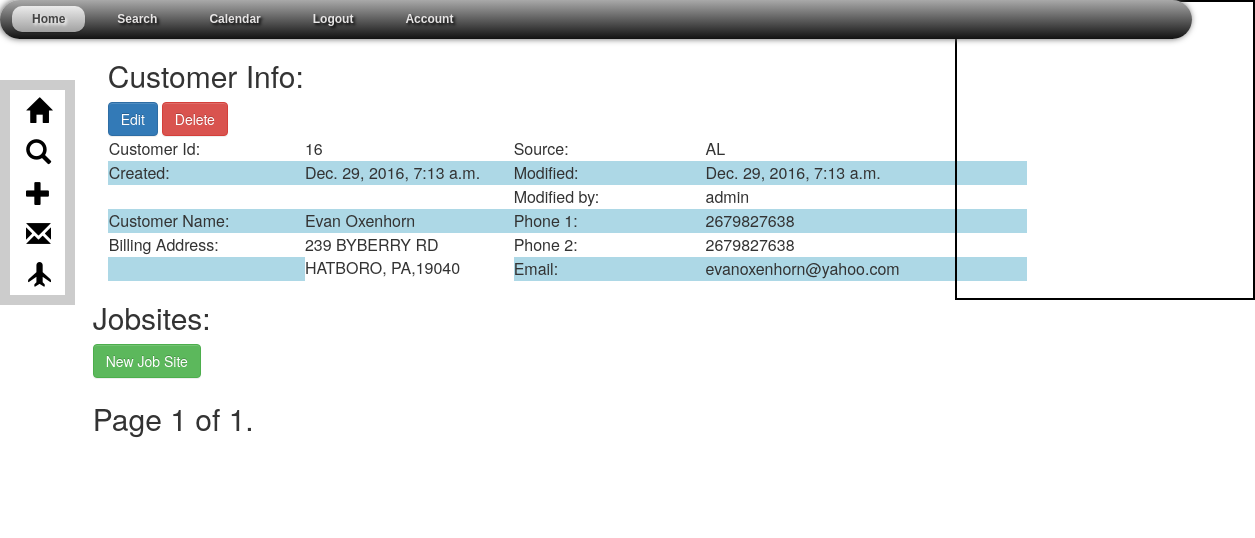
The page /customers/16/ (signed in) on the database as committed earlier.
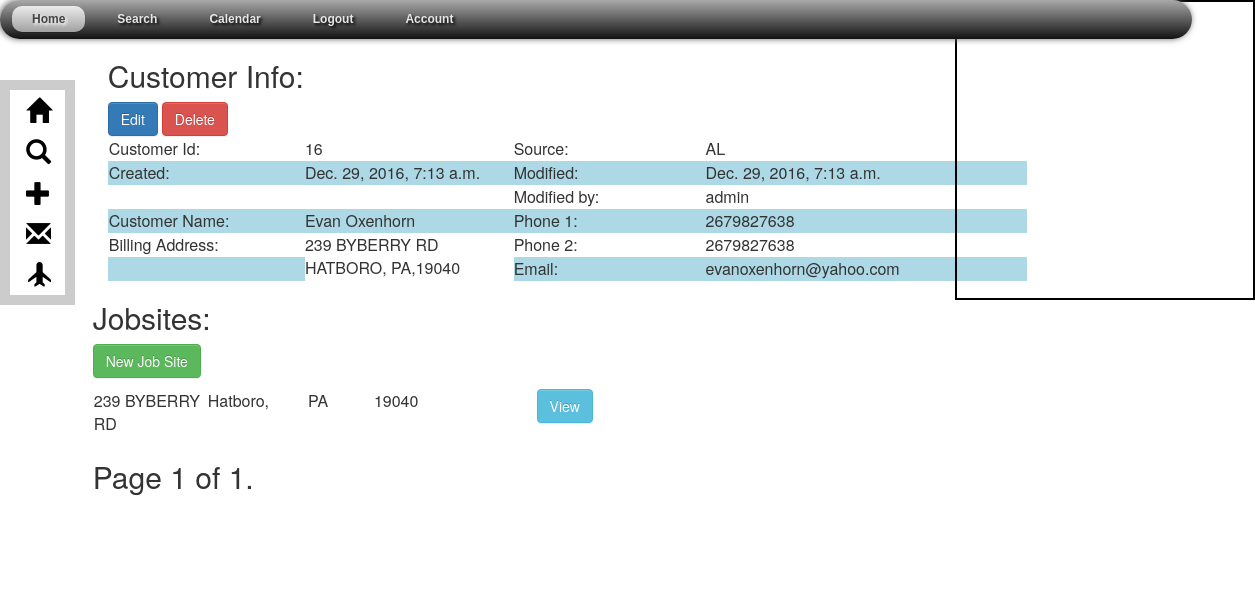
The same page on the database as committed later.
### Customers/models.py (models this page shows, shortened)
class Customer(models.Model):
    user = models.ForeignKey(settings.AUTH_USER_MODEL, default=1)
    modified_by=models.CharField(max_length=50,default=1)
    firstName = models.CharField(max_length=20)
    lastName = models.CharField(max_length=20)
    fullName = models.CharField(max_length=50, blank=True)
    billStreet = models.CharField(max_length=25)
    billCity = models.CharField(max_length=20)
    billState = models.CharField(max_length=2)
    billZip = models.CharField(max_length=5)
    latlng = models.CharField(blank=True, max_length=100, default = '')
    lat = models.FloatField(blank=True,max_length=100, default = '')
    lng = models.FloatField(blank=True, max_length=100, default='')
    phone1 = models.CharField(max_length=20)
    phone2 = models.CharField(max_length=20, blank=True)
    email = models.EmailField(max_length=50, blank=True)
    source = models.CharField(choices=SOURCE_CHOICES, max_length=20, default=NOTAPP)
    created = models.DateTimeField(auto_now=False, auto_now_add=True)
    modified = models.DateTimeField(auto_now=True, auto_now_add=False)
    def get_absolute_url(self):
        return reverse("customers:customer_detail", kwargs={"id": self.id})
    class Meta:
        ordering = ["-created", "-modified"]

class Jobsite(models.Model):
    customer_id = models.ForeignKey(
        'Customer',
    )
    user = models.ForeignKey(settings.AUTH_USER_MODEL, default=1)
    modified_by = models.CharField(max_length=50, default=1)
    jobId= models.AutoField(primary_key=True)
    jobStreet = models.CharField(max_length=25)
    jobCity = models.CharField(max_length=20)
    jobState = models.CharField(max_length=2)
    jobZip = models.CharField(max_length=5)
    stories = models.IntegerField()
    access = models.CharField(max_length=20)
    notes = models.CharField(max_length=150, blank=True)
    picture = models.ImageField(null=True,blank=True)
    created = models.DateTimeField(auto_now=False, auto_now_add=True)
    modified = models.DateTimeField(auto_now=True, auto_now_add=False)
    latlng = models.CharField(blank=True, max_length=100, default="")
    lat = models.FloatField(blank=True, max_length=100, default=0)
    lng = models.FloatField(blank=True, max_length=100, default=0)
    class Meta:
        ordering = ["-created", "-modified"]

### Customers/views.py (the view)
# urls.py: url(r'^(?P<id>\d+)/$', customer_detail, name='customer_detail'),
@login_required(login_url='customers:login')
def customer_detail(request, id):
    instance=get_object_or_404(Customer,id=id)
    queryset_list = instance.jobsite_set.all()
    paginator = Paginator(queryset_list, 15) # show 15 customers per page
    page_request_var = "page"
    page = request.GET.get(page_request_var)
    try:
        queryset = paginator.page(page)
    except PageNotAnInteger:
        queryset = paginator.page(1)
    except EmptyPage:
        queryset = paginator.page(paginator.num_pages)
    context ={
            "title":"Customer Info:",
            "instance":instance,
            "lat":instance.lat,
            "lng":instance.lng,
            "jobsite":queryset,
            "page_request_var": page_request_var,
    }
    return render(request, "customer_detail.html", context)

### Customers/templates/customer_detail.html (shortened to what this page needs)
{% extends "base.html" %}
{% block content %}
<div class="container">
    <div id='customer_info_div' class='customer_info col-sm-10'>
        <h2>Customer Info:</h2>
        <a href="{{ instance.get_absolute_url }}edit" class="btn btn-primary" role="button">Edit</a>
        <a href="{{ instance.get_absolute_url }}delete"
           onclick="return confirm('Are you sure want to delete this Customer?');"
           class="btn btn-danger" role="button">Delete</a></br>
        <table class="metadata_table">
            <tr>
                <td>Customer Id:</td>
                <td class="td-worktable">{{instance.id}}</td>
                <td>Source:</td>
                <td class="td-worktable">{{instance.source}}</td>
            </tr>
            <tr>
                <td>Created:</td>
                <td class="td-worktable">{{instance.created}}</td>
                <td>Modified:</td>
                <td class="td-worktable">{{instance.modified}}</br></td>
            </tr>
            <tr>
                <td></td>
                <td></td>
                <td> Modified by:</td>
                <td class="td-worktable">{{instance.modified_by}}</td>
            </tr>
            <tr>
                <td>Customer Name:</td>
                <td class="td-worktable">{{instance.fullName}}</td>
                <td>Phone 1:</td>
                <td class="td-worktable">{{instance.phone1}}</td>
            </tr>
            <tr>
                <td>Billing Address:</td>
                <td class="td-worktable" rowspan="2">{{instance.billStreet}}<br>{{instance.billCity}},
                    {{instance.billState}},{{instance.billZip}}
                </td>
                <td>Phone 2:</td>
                <td class="td-worktable">{{instance.phone2}}</td>
            </tr>
            <tr>
                <td></td>
                <td>Email:</td>
                <td class="td-worktable">{{instance.email}}</td>
            </tr>
        </table>
    </div>
{% endblock content %}
{% block right-pane %}
    <div id="map"></div>
{% endblock right-pane %}
{% block jobsite-content %}
    <h2>Jobsites:</h2>
    <div id=" btnCreate">
        <a href="{{ get_absolute_url }}jobsite_create" class="btn btn-success" role="button">New Job Site</a>
    </div>
    <div id="jobsite_info_div">
        {% for obj in jobsite %}
        <table class="tg">
            <p>
                <tr>
                    <td>{{obj.jobStreet}}</td>
                    <td>{{obj.jobCity}},</td>
                    <td>{{obj.jobState}}</td>
                    <td>{{obj.jobZip}}</td>
                    <td>&nbsp;&nbsp;&nbsp;</td>
                    <td>&nbsp;&nbsp;&nbsp;<a href="{{ get_absolute_url }}jobsite_detail/{{obj.jobId}}"
                                             class="btn btn-info" role="button">View</a></td>
                </tr>
            </p>
        </table>
        {% endfor %}
    </div>
    <div>
        <div class="pagination">
                <span class="step-links">
                    <span class="current">
                        Page {{ jobsite.number }} of {{ jobsite.paginator.num_pages }}.
                    </span>
                </span>
        </div>
    </div>
</div>
    {% endblock jobsite-content %}

### Customers/templates/base.html (shortened to what this page needs)
{% load static from staticfiles %}
{% load static %}
<html>
<head>
    <link rel="stylesheet" href="https://maxcdn.bootstrapcdn.com/bootstrap/3.3.6/css/bootstrap-theme.min.css"
>
    <link rel="stylesheet" href='{% static "css/base.css" %}'/>
    <link rel="stylesheet" href="https://maxcdn.bootstrapcdn.com/bootstrap/3.3.6/css/bootstrap.min.css"
>
</head>
<body>
<nav id="sideNav" class="sideNav col-md-2">
    <ul class="sideNav col-lg-2">
        <li><a href="{% url 'customers:index' %}"> <span class="glyphicon glyphicon-home" aria-hidden="true"></span></a>
        </li>
        <li><a href="/customers/search"> <span class="glyphicon glyphicon-search" aria-hidden="true"></span></a></li>
        <li><a href="{% url 'customers:customer_create' %}"> <span class="glyphicon glyphicon-plus"
                                                                   aria-hidden="true"></span></a></li>
        <li><a href="https://www.gmail.com/" target="_blank"> <span class="glyphicon glyphicon-envelope" aria-hidden="true"></span></a>
        </li>
        <li><a href="https://explorer.pictometry.com/login.php" target="_blank"> <span class="glyphicon glyphicon-plane"
                                                                       aria-hidden="true"></span></a></li>
    </ul>
</nav>
<nav id="main-nav" class="main-nav">
    <ul id="menu-bar">
        <li class="active"><a href="{% url 'customers:index' %}">Home</a></li>
        <li><a href="#">Search</a>
        </li>
        <li><a href="{% url 'customers:calendar' %}">Calendar</a></li>
        <li><a href="{% url 'customers:logout' %}">Logout</a></li>
        <li><a href="#">Account</a>
        </li>
    </ul>
</nav>
<div id="main">
    <div id="first-content-block" class="container">
        {% block content %}
        {% endblock content %}
    </div>
    <div id="second-content-block" class="container">
        {% block jobsite-content %}
        {% endblock jobsite-content %}
    </div>
</div>
<div id="right_pane">
    {% block right-pane %}{% endblock right-pane %}
</div>
<div id="footer">
    <div id="footer-content-block" class="container">
    </div>
</div>
</body>
</html>

### static/css/base.css (style rules this page uses)
#main { margin-left:5%; }
#menu-bar { width: 95%; margin: 0px 0px 0px 0px; padding: 6px 0px 0px 6px; height: 39px; line-height: 100%; border-radius: 50px; -webkit-border-radius: 50px; -moz-border-radius: 50px; box-shadow: -1px 0px 6px #666666; -webkit-box-shadow: -1px 0px 6px #666666; -moz-box-shadow: -1px 0px 6px #666666; background: #8B8B8B; background: linear-gradient(top, #A9A9A9, #121212); background: -ms-linear-gradient(top, #A9A9A9, #121212); background: -webkit-gradient(linear, left top, left bottom, from(#A9A9A9), to(#121212)); background: -moz-linear-gradient(top, #A9A9A9, #121212); border: solid 0px #6D6D6D; position:relative; z-index:999; }
#menu-bar li { margin: 0px 0px 6px 0px; padding: 0px 6px 0px 6px; float: left; position: relative; list-style: none; }
#menu-bar a { font-weight: bold; font-family: arial; font-style: normal; font-size: 12px; color: #E7E5E5; text-decoration: none; display: block; padding: 6px 20px 6px 20px; margin: 0; margin-bottom: 6px; border-radius: 10px; -webkit-border-radius: 10px; -moz-border-radius: 10px; text-shadow: 2px 2px 3px #000000; }
#menu-bar .active a, #menu-bar li:hover > a { background: #0399D4; background: linear-gradient(top, #EBEBEB, #A1A1A1); background: -ms-linear-gradient(top, #EBEBEB, #A1A1A1); background: -webkit-gradient(linear, left top, left bottom, from(#EBEBEB), to(#A1A1A1)); background: -moz-linear-gradient(top, #EBEBEB, #A1A1A1); color: #444444; -webkit-box-shadow: 0 1px 1px rgba(0, 0, 0, .2); -moz-box-shadow: 0 1px 1px rgba(0, 0, 0, .2); box-shadow: 0 1px 1px rgba(0, 0, 0, .2); text-shadow: 2px 2px 3px #FFFFFF; }
#menu-bar:after { content: "."; display: block; clear: both; visibility: hidden; line-height: 0; height: 0; }
#menu-bar { display: inline-block; }
#sideNav { margin-top:80px; float: left; color: white; background:#CCC; position:fixed; width:75px; padding:10px 10px 10px 10px; }
.sideNav ul { text-align:center; background:#FFF; list-style-type: none; margin:0px; padding:0px; width:100%; }
.sideNav ul li a { font-family:"Arial", Arial, Veranda; font-size:25px; display: block; color: #000; padding: 8px 16px 8px 16px; text-decoration: none; }
table { border:1px solid transparent; }
table tr { border:1px solid transparent; vertical-align: top; }
tbody tr:nth-child(even) { background-color:lightblue; }
table tr, td { text-align: left; width:5%; }
#first-content-block { float:left; margin-bottom:50px; clear:right; }
#second-content-block { float:left; width:50%; }
#right_pane { float:right; }
#map { position:absolute; top:0; right:0; display: inline-block; width:300px; height:300px; vertical-align:top; float:right; border:solid black 2px; clear:none; z-index:10; }
.current { font-size:30px; }

Rows that differ between the two databases and show on the page:
added Jobsite: jobStreet "239 BYBERRY RD", jobCity "Hatboro", jobState "PA", jobZip "19040"
